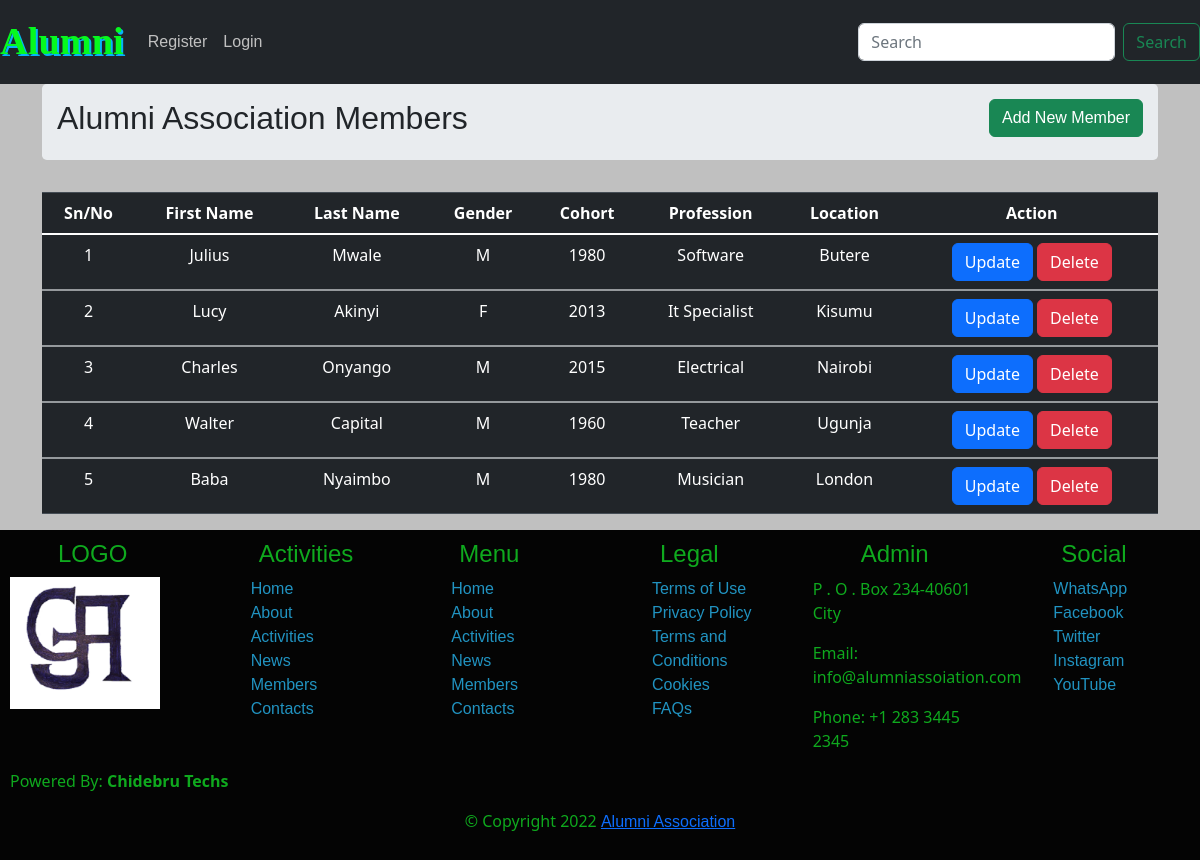
The app's page /members, older data.
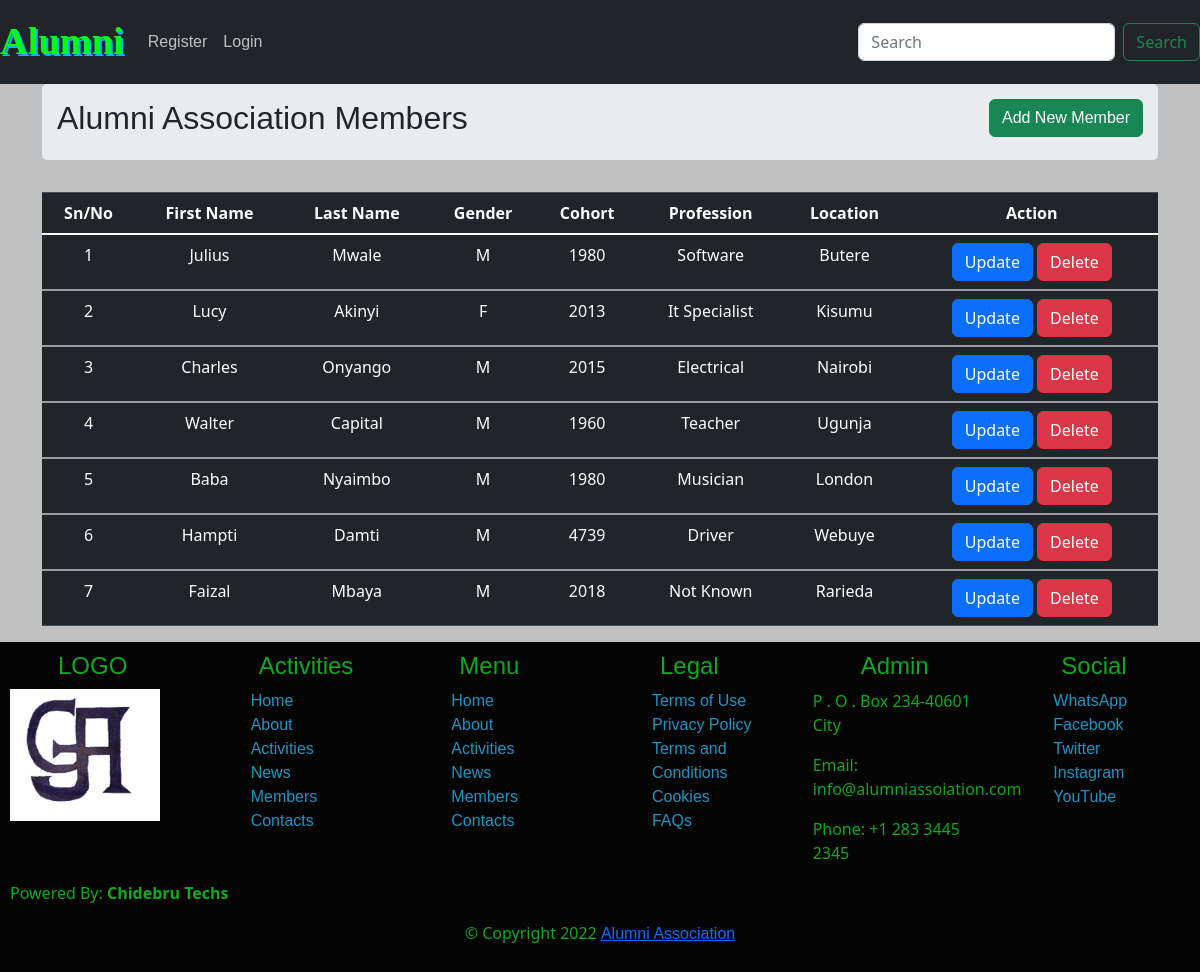
The same page, newer data.
### alumni/models.py (models this page shows, shortened)
class Members(db.Model):
    id = db.Column(db.Integer, primary_key=True)
    firstname = db.Column(db.String(80), nullable=False)
    lastname = db.Column(db.String(80),  nullable=False)
    gender = db.Column(db.String(80),  nullable=False)
    cohort = db.Column(db.String(80),  nullable=False)
    profession = db.Column(db.String(80),  nullable=False)
    location = db.Column(db.String(80),  nullable=False)

### alumni/auth.py (the view)
@auth.route("/members", methods=['GET', 'POST'])
def members():
    username = request.form.get('username')
    user = User.query.filter_by(username=username).first()
    members =Members.query.all()
    return render_template('admin/members.html', members=members, user=current_user)

### alumni/templates/admin/members.html (shortened to what this page needs)
{% extends "layout.html" %}
{% block body %}
{% include 'navbar.html' %}
<div class="container">
    <div class="row">
        <div class="col md-12">
            <div class="jumbotron m-head">
                <h2>Alumni Association Members <button type="button" class="btn btn-success float-right" data-toggle="modal" data-target="#addModel" >Add New Member</button></h2>
            </div>
            <table class="table table-hover table-dark">
                <thead >
                    <tr >
                        <th >Sn/No</th>
                        <th>First Name</th>
                        <th>Last Name</th>
                        <th>Gender</th>
                        <th>Cohort</th>
                        <th>Profession</th>
                        <th> Location</th>
                        <th>Action</th>
                    </tr>
                </thead>
                <tbody>
                    {% for member in members %}
                    {% if  member %}
                    <tr>
                        <td>{{ member.id}}</td>
                        <td>{{ member.firstname | title }}</td>
                        <td>{{ member.lastname | title }}</td>
                        <td>{{ member.gender[0] | title }}</td>
                        <td>{{ member.cohort }}</td>
                        <td>{{ member.profession | title }}</td>
                        <td>{{ member.location | title }}</td>
                        <td>
                            <a class="btn btn-primary sm" data-toggle="modal" data-target="#updateModel{{ member.id }}" href="/update_member/{{ member.id }}">Update</a>
                            <a class="btn btn-danger sm" href="/delete_member/{{ member.id }}" onclick="return confirm('Are you Sure to DELETE this member?')">Delete</a>
                        </td>
                    </tr>
                </tbody>
                {% else %}
                <div class="member">
                    <h2>Members list is Currently Empty </h2>
                </div>
                {% endif %}
                {% endfor %}
        </table>
    </div>
</div>
</div>
{% include '_footer.html' %}
{% endblock body %}

### alumni/templates/layout.html (shortened to what this page needs)
<!DOCTYPE html>
<html lang="en">
<head>
    <link href="{{ url_for('static', filename='css/bootstrap.min.css') }}" rel="stylesheet" >
    <link href="{{ url_for('static', filename='css/styles.css') }}" rel="stylesheet" >
<link rel="stylesheet" href="css/owl.carousel.min.css">
<link rel="stylesheet" href="css/owl.theme.default.min.css">
<link rel="stylesheet" href="https://cdnjs.cloudflare.com/ajax/libs/fancybox/2.1.5/jquery.fancybox.min.css" media="screen">
<link rel="stylesheet" href="{{ url_for('static', filename='css/gallery.css') }}">
<link href="https://cdn.jsdelivr.net/npm/bootstrap@5.0.2/dist/css/bootstrap.min.css" rel="stylesheet">
<link rel="stylesheet" href="{{ url_for('static', filename='css5/bootstrap.min.css' ) }}">
<link rel="stylesheet" href="{{ url_for('static', filename='css5/bootstrap-grid.min.css' ) }}">
<link rel="stylesheet" href="{{ url_for('static', filename='css5/bootstrap-reboot.min.css' ) }}">
<link rel="stylesheet" href="{{ url_for('static', filename='css5/bootstrap-utilities.min.css' ) }}">
</head>
<body >
        {% block body %} {% endblock body %}
</body>
</html>

### alumni/templates/navbar.html (shortened to what this page needs)
{% block navbar %}
<nav id="navbar_top" class="navbar navbar-expand-lg navbar-dark bg-dark">
    <a class="navbar-brand" href="/"><span class="alumni">Alumni</span></a>
    <div class="collapse navbar-collapse" id="navbarSupportedContent navbar">
      <ul  class="navbar-nav mr-auto" id="linkContain">
        {% if user.is_authenticated %}
        <li class="nav-item  active"  id="navitem">
          <a class="nav-link" href="/">Home <span class="sr-only">(current)</span></a>
        </li>
        <li class="nav-item" id="navitem">
          <a class="nav-link" href="/about">About</a>
        </li>
        <li class="nav-item" id="navitem">
          <a class="nav-link" href="/members">Members</a>
        </li>
        <li class="nav-item" id="navitem">
          <a class="nav-link" href="/events">Events</a>
        </li>
        <li class="nav-item" id="navitem">
          <a class="nav-link" href="/news">News</a>
        </li>
        <li class="nav-item" id="navitem">
          <a class="nav-link" href="/gallery">Photos</a>
        </li>
        <li class="nav-item" id="navitem">
          <a class="nav-link" href="{{ url_for('views.blog_posts') }}">Blog</a>
        </li>
        <li class="nav-itemdropdown">
          <a class="nav-link dropdown-toggle user" href="#" role="button" data-toggle="dropdown" aria-expanded="false">
            {{ user.username | title }}
          </a>
          <div class="dropdown">
            <ul class="dropdown-menu">
              <li><a class="dropdown-item" href="/dashboard">Dashboard</a></li>
              <li><a class="dropdown-item" href="/logout">Logout</a></li>
            </ul>
          </div>
        </li>
        {% else %}
        <li class="nav-item" id="navitem">
          <a class="nav-link" href="/register">Register</a>
        </li>
        <li class="nav-item" id="navitem">
          <a class="nav-link" href="/login">Login</a>
        </li>
        {% endif %}
      </ul>
      <form action="{{ url_for('views.search') }}" method="POST" class="form-inline my-2 my-lg-0">
        <input class="form-control mr-sm-2" type="search" placeholder="Search" aria-label="Search" name="searching">
        <button class="btn btn-outline-success my-2 my-sm-0" type="submit">Search</button>
      </form>
    </div>
  </nav>
{% endblock navbar %}

### alumni/templates/_footer.html
<footer >
    <div class="row">
        <div class="col-lg-2 col-md-3 col-sm-6 col-xs-12">
            <h4 class="ml-5">LOGO</h4>
               <a href="/"> <img src="{{ url_for('static', filename='images/favico.png') }}" width="150" alt="Logo" class="ml-20"></a>
        </div>
        <div class="col-lg-2 col-md-3 col-sm-6 col-xs-12">
            <h4 class="ml-5">Activities</h4>
            <ul>
                <li> <a class="foot-link" href="/">Home</a></li>
                <li> <a class="foot-link" href="#">About</a></li>
                <li> <a class="foot-link" href="#">Activities</a></li>
                <li> <a class="foot-link" href="#">News</a></li>
                <li> <a class="foot-link" href="#">Members</a></li>
                <li> <a class="foot-link" href="{{url_for('views.contact')}}" target="_top">Contacts</a></li>
            </ul>
        </div>
        <div class="col-lg-2 col-md-3 col-sm-6 col-xs-12">
            <h4 class="ml-5">Menu</h4>
            <ul>
                <li> <a class="foot-link" href="/">Home</a></li>
                <li> <a class="foot-link" href="#">About</a></li>
                <li> <a class="foot-link" href="#">Activities</a></li>
                <li> <a class="foot-link" href="#">News</a></li>
                <li> <a class="foot-link" href="#">Members</a></li>
                <li> <a class="foot-link" href="#">Contacts</a></li>
            </ul>
        </div>
        <div class="col-lg-2 col-md-3 col-sm-6 col-xs-12">
            <h4 class="ml-5">Legal</h4>
            <ul>
                <li> <a class="foot-link" href="#">Terms of Use</a></li>
                <li> <a class="foot-link" href="#">Privacy Policy</a></li>
                <li> <a class="foot-link" href="#">Terms and Conditions</a></li>
                <li> <a class="foot-link" href="#">Cookies</a></li>
                <li> <a class="foot-link" href="#">FAQs</a></li>
            </ul>
        </div>
        <div class="col-lg-2 col-md-3 col-sm-6 col-xs-12">
            <h4 class="ml-5">Admin</h4>
                <p>P . O . Box 234-40601 City </p>
                <p>Email: info@alumniassoiation.com </p>
                <p>Phone:  +1 283 3445 2345</p>
        </div>
        <div class="col-lg-2 col-md-3 col-sm-6 col-xs-12">
            <h4 class="ml-5">Social</h4>
            <ul>
                <li> <a class="foot-link" href="#">WhatsApp</a></li>
                <li> <a class="foot-link" href="#">Facebook</a></li>
                <li> <a class="foot-link" href="#">Twitter</a></li>
                <li> <a class="foot-link" href="#">Instagram</a></li>
                <li> <a class="foot-link" href="#">YouTube</a></li>
            </ul>
        </div>
    </div>
    <p>Powered By: <strong>Chidebru Techs</strong></p>
    <div class="copyrights text-center">
        <p >
            &copy Copyright 2022
            <a href="/"><span>Alumni Association</span></a>
        </p>
    </div>
</footer>

### alumni/static/css/styles.css (style rules this page uses)
body { background-color: silver !important; font-size: 1.2rem; font-family: Georgia, 'Times New Roman', Times, serif; }
li { font-family: Verdana, Geneva, Tahoma, sans-serif; }
a { font-family:'Lucida Sans', 'Lucida Sans Regular', 'Lucida Grande', 'Lucida Sans Unicode', Geneva, Verdana, sans-serif }
h1, h2, h3, h4, h5, h6 { font-family: 'Franklin Gothic Medium', 'Arial Narrow', Arial, sans-serif; }
nav { position: sticky; }
.nav-link { color: silver !important; }
.m-head { padding: 15px; }
.table { color: silver; text-align: center; }
th { font-weight: 700; }
.alumni { color:rgb(6, 249, 30); text-shadow: 2px 2px rgb(6, 180, 249); font-weight: 900; font-family: Cochin, Georgia, Times, 'Times New Roman', serif; font-size: 2.4rem; animation-name: alum; animation-duration: 2s; animation-iteration-count: infinite; }
footer { width:100vw; background-color: rgb(4, 4, 4); padding: 10px; color:rgb(15, 169, 30); }
footer li { list-style-type: none; margin-left: 8px; }
footer li a { text-decoration: none; color:rgb(33, 147, 193); }
@media (max-width: 1200px) { .container { max-width: 1140px; } }

### alumni/static/css/gallery.css (style rules this page uses)
* { box-sizing: border-box; }
input { display: none; }

Row changes from the older to the newer data that the page shows:
added Members: id "6", firstname "Hampti", lastname "Damti", gender "M", cohort "4739", profession "Driver", location "Webuye"
added Members: id "7", firstname "Faizal", lastname "Mbaya", gender "M", cohort "2018", profession "Not Known", location "Rarieda"
